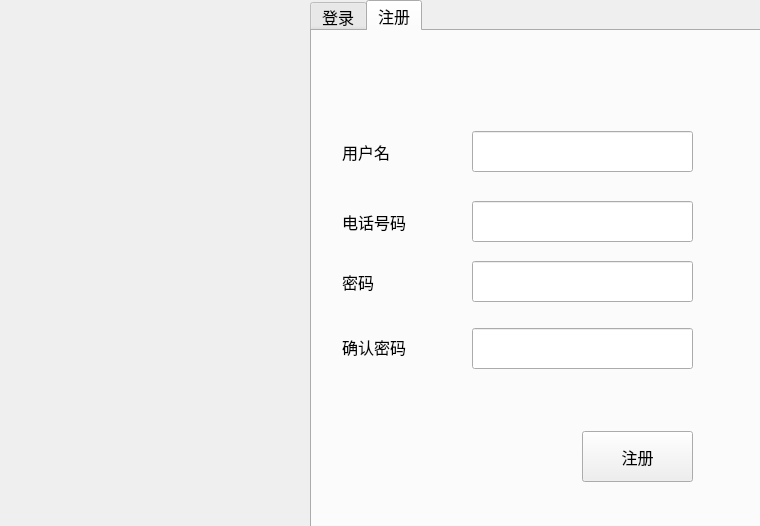
<?xml version="1.0" encoding="UTF-8"?>
<ui version="4.0">
 <class>LoginDialog</class>
 <widget class="QDialog" name="LoginDialog">
  <property name="geometry">
   <rect>
    <x>0</x>
    <y>0</y>
    <width>760</width>
    <height>526</height>
   </rect>
  </property>
  <property name="windowTitle">
   <string>Dialog</string>
  </property>
  <widget class="QLabel" name="label_side_bg">
   <property name="geometry">
    <rect>
     <x>-1</x>
     <y>2</y>
     <width>311</width>
     <height>531</height>
    </rect>
   </property>
   <property name="text">
    <string/>
   </property>
   <property name="pixmap">
    <pixmap resource="resource.qrc">:/images/register.png</pixmap>
   </property>
   <property name="scaledContents">
    <bool>true</bool>
   </property>
   <property name="wordWrap">
    <bool>false</bool>
   </property>
  </widget>
  <widget class="QTabWidget" name="tab_page">
   <property name="geometry">
    <rect>
     <x>310</x>
     <y>0</y>
     <width>451</width>
     <height>531</height>
    </rect>
   </property>
   <property name="minimumSize">
    <size>
     <width>451</width>
     <height>531</height>
    </size>
   </property>
   <property name="maximumSize">
    <size>
     <width>16777215</width>
     <height>16777215</height>
    </size>
   </property>
   <property name="font">
    <font>
     <family>Microsoft YaHei UI</family>
     <pointsize>12</pointsize>
     <italic>false</italic>
     <bold>false</bold>
    </font>
   </property>
   <property name="mouseTracking">
    <bool>false</bool>
   </property>
   <property name="tabletTracking">
    <bool>false</bool>
   </property>
   <property name="toolTipDuration">
    <number>-1</number>
   </property>
   <property name="styleSheet">
    <string notr="true">font: 12pt &quot;Microsoft YaHei UI&quot;;</string>
   </property>
   <property name="currentIndex">
    <number>1</number>
   </property>
   <widget class="QWidget" name="page_login">
    <attribute name="title">
     <string>登录</string>
    </attribute>
    <widget class="QLabel" name="label_username">
     <property name="geometry">
      <rect>
       <x>70</x>
       <y>120</y>
       <width>81</width>
       <height>71</height>
      </rect>
     </property>
     <property name="styleSheet">
      <string notr="true">font: 12pt &quot;Microsoft YaHei UI&quot;;</string>
     </property>
     <property name="text">
      <string>用户名</string>
     </property>
    </widget>
    <widget class="QLabel" name="label_password">
     <property name="geometry">
      <rect>
       <x>70</x>
       <y>210</y>
       <width>61</width>
       <height>51</height>
      </rect>
     </property>
     <property name="font">
      <font>
       <family>Microsoft YaHei UI</family>
       <pointsize>12</pointsize>
       <italic>false</italic>
       <bold>false</bold>
      </font>
     </property>
     <property name="styleSheet">
      <string notr="true">font: 12pt &quot;Microsoft YaHei UI&quot;;</string>
     </property>
     <property name="text">
      <string>密码</string>
     </property>
    </widget>
    <widget class="QLineEdit" name="lineEdit_username">
     <property name="geometry">
      <rect>
       <x>180</x>
       <y>130</y>
       <width>211</width>
       <height>41</height>
      </rect>
     </property>
     <property name="text">
      <string/>
     </property>
    </widget>
    <widget class="QLineEdit" name="lineEdit_password">
     <property name="geometry">
      <rect>
       <x>180</x>
       <y>220</y>
       <width>211</width>
       <height>41</height>
      </rect>
     </property>
     <property name="text">
      <string/>
     </property>
    </widget>
    <widget class="QPushButton" name="pb_commit">
     <property name="geometry">
      <rect>
       <x>270</x>
       <y>350</y>
       <width>111</width>
       <height>51</height>
      </rect>
     </property>
     <property name="styleSheet">
      <string notr="true">font: 12pt &quot;Microsoft YaHei UI&quot;;</string>
     </property>
     <property name="text">
      <string>登录</string>
     </property>
    </widget>
   </widget>
   <widget class="QWidget" name="page_register">
    <attribute name="title">
     <string>注册</string>
    </attribute>
    <widget class="QLabel" name="label_username_register">
     <property name="geometry">
      <rect>
       <x>30</x>
       <y>100</y>
       <width>101</width>
       <height>41</height>
      </rect>
     </property>
     <property name="styleSheet">
      <string notr="true">font: 12pt &quot;Microsoft YaHei UI&quot;;</string>
     </property>
     <property name="text">
      <string>用户名</string>
     </property>
    </widget>
    <widget class="QLabel" name="label_password_register">
     <property name="geometry">
      <rect>
       <x>30</x>
       <y>230</y>
       <width>81</width>
       <height>41</height>
      </rect>
     </property>
     <property name="font">
      <font>
       <family>Microsoft YaHei UI</family>
       <pointsize>12</pointsize>
       <italic>false</italic>
       <bold>false</bold>
      </font>
     </property>
     <property name="text">
      <string>密码</string>
     </property>
    </widget>
    <widget class="QLabel" name="label_password_confirm">
     <property name="geometry">
      <rect>
       <x>30</x>
       <y>290</y>
       <width>101</width>
       <height>51</height>
      </rect>
     </property>
     <property name="styleSheet">
      <string notr="true">font: 12pt &quot;Microsoft YaHei UI&quot;;</string>
     </property>
     <property name="text">
      <string>确认密码</string>
     </property>
    </widget>
    <widget class="QLabel" name="label_tel">
     <property name="geometry">
      <rect>
       <x>30</x>
       <y>170</y>
       <width>101</width>
       <height>41</height>
      </rect>
     </property>
     <property name="styleSheet">
      <string notr="true">font: 12pt &quot;Microsoft YaHei UI&quot;;</string>
     </property>
     <property name="text">
      <string>电话号码</string>
     </property>
    </widget>
    <widget class="QLineEdit" name="lineEdit_username_register">
     <property name="geometry">
      <rect>
       <x>160</x>
       <y>100</y>
       <width>221</width>
       <height>41</height>
      </rect>
     </property>
    </widget>
    <widget class="QLineEdit" name="lineEdit_tel_register">
     <property name="geometry">
      <rect>
       <x>160</x>
       <y>170</y>
       <width>221</width>
       <height>41</height>
      </rect>
     </property>
    </widget>
    <widget class="QLineEdit" name="lineEdit_password_register">
     <property name="geometry">
      <rect>
       <x>160</x>
       <y>230</y>
       <width>221</width>
       <height>41</height>
      </rect>
     </property>
    </widget>
    <widget class="QLineEdit" name="lineEdit_password_confirm">
     <property name="geometry">
      <rect>
       <x>160</x>
       <y>297</y>
       <width>221</width>
       <height>41</height>
      </rect>
     </property>
    </widget>
    <widget class="QPushButton" name="pb_register">
     <property name="geometry">
      <rect>
       <x>270</x>
       <y>400</y>
       <width>111</width>
       <height>51</height>
      </rect>
     </property>
     <property name="text">
      <string>注册</string>
     </property>
    </widget>
   </widget>
  </widget>
 </widget>
 <resources>
  <include location="resource.qrc"/>
 </resources>
 <connections/>
</ui>
